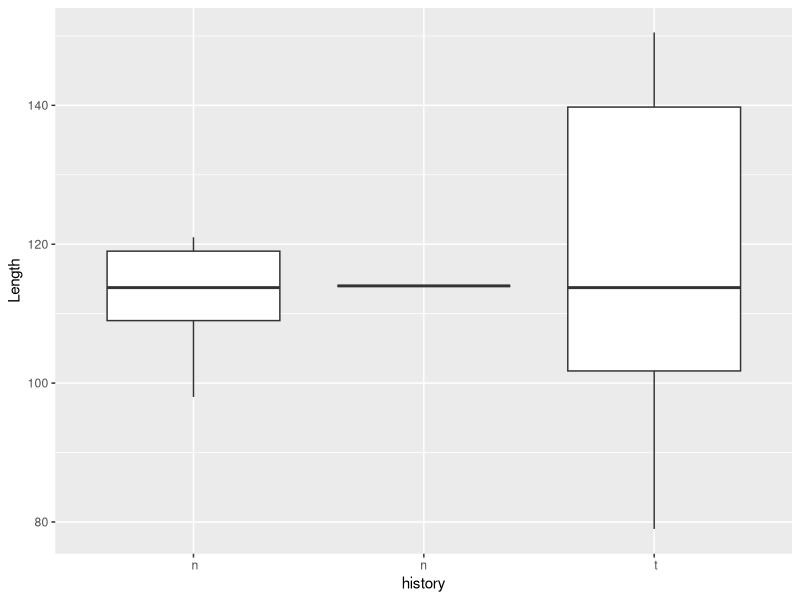
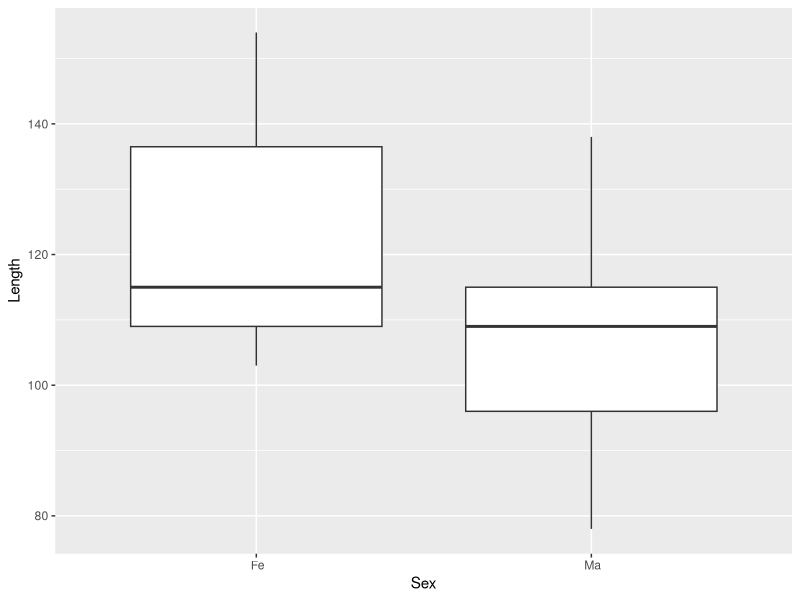
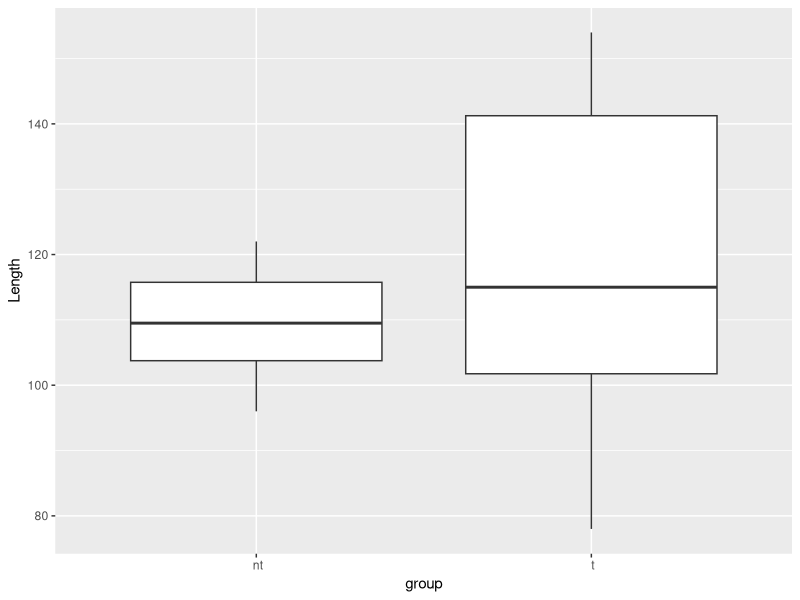
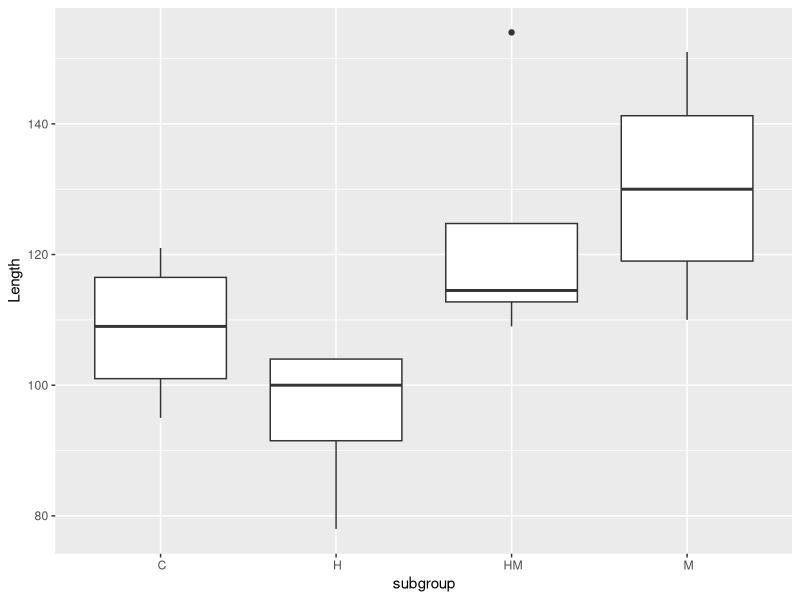
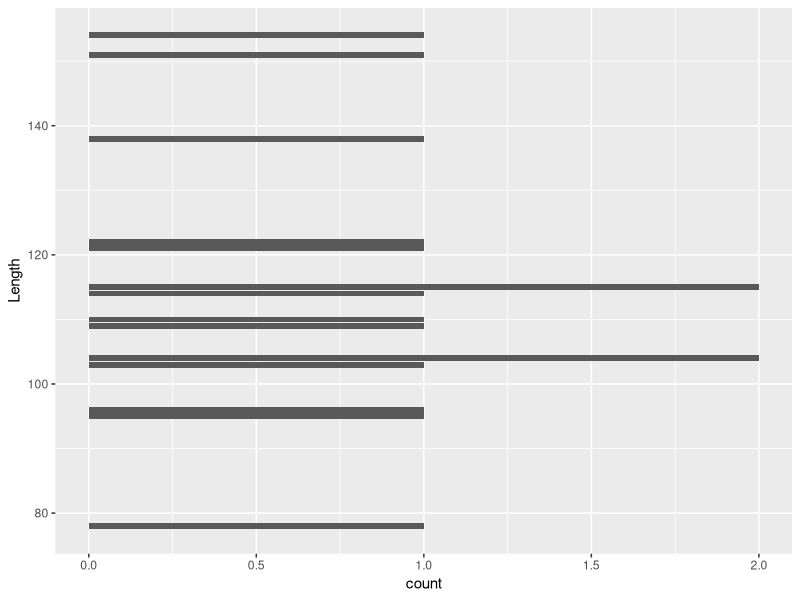
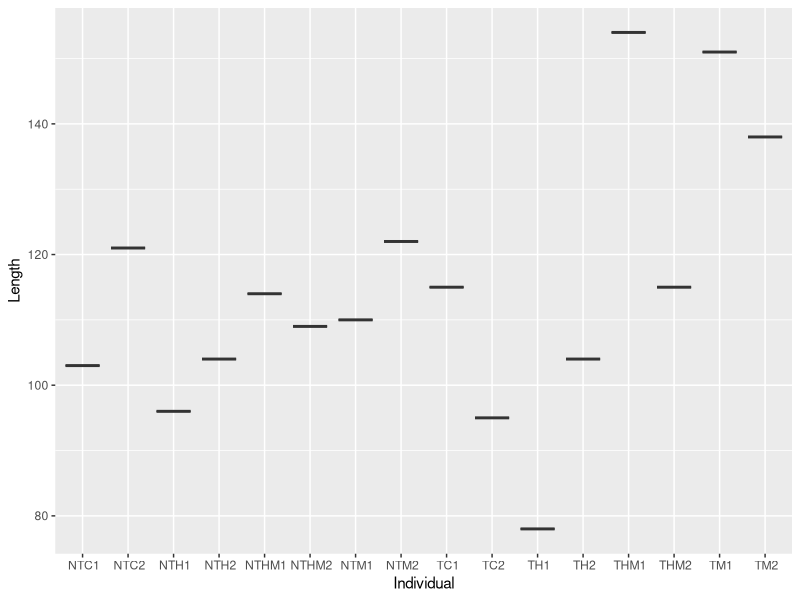

The R source for these figures, in order:
## ---- chunk 1
library(tidyverse)
## ---- chunk 2
init <- read.csv("../data/initial-shell-length.csv", header = TRUE)
## ---- chunk 3

ggplot(data = init, mapping = aes(x = history, y = Length)) + 
  geom_boxplot()

## ---- chunk 4
oysdata <- read.csv("../data/sampling-data.csv", header = TRUE)
## ---- chunk 5
ggplot(data = oysdata, mapping = aes(x = Sex, y = Length)) + 
  geom_boxplot()
## ---- chunk 6
ggplot(data = oysdata, mapping = aes(x = group, y = Length)) + 
  geom_boxplot()
## ---- chunk 7
ggplot(data = oysdata, mapping = aes(x = subgroup, y = Length)) + 
  geom_boxplot()
## ---- chunk 8
ggplot(data = oysdata, mapping = aes(y = Length)) + 
  geom_bar()
## ---- chunk 9
ggplot(data = oysdata, mapping = aes(x = Individual, y = Length)) + 
  geom_boxplot()
